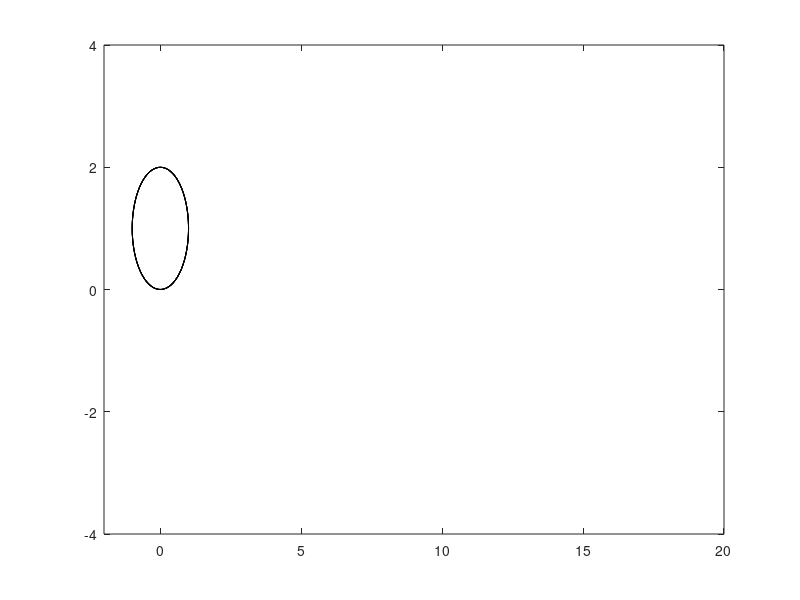

This figure's MATLAB source: (Note: this script raises an error after producing the figure.)
% Alex Boehmke
% pset02, due 08Feb
clear all

r = 1;
v = 1; 
dtheta = 0.1; % select increment
theta = 0:dtheta:(10*pi);
x = [ ];
y = [ ];
% radiusx = [ ];
% radiusy = [ ];
for t = 1:150
    % (a) circle
    circlex = r.*cos(theta) + theta(t);
    circley = r.*sin(theta) + 1;
    % (b) cycloid
    x(t) = r*(theta(t) - sin(theta(t))); % circle centered at (r*theta,r)
    y(t) = r*(1 - cos(theta(t)));
   
    plot(x,y,'r-',circlex,circley,'k-')
    hold on
    axis([-2,20,-4,4]);
    ax = gca;
    ax.XAxisLocation = 'origin';
    ax.YAxisLocation = 'origin';
    axis equal
    drawnow
    pause(0.1)
    hold off
end
